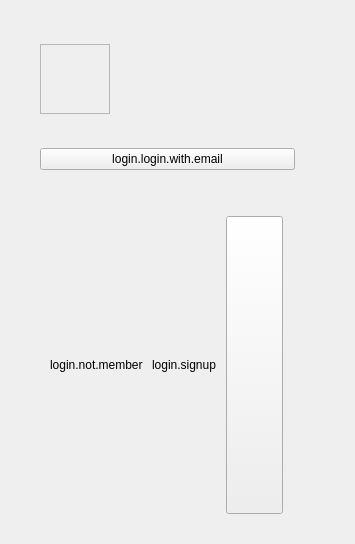
<?xml version="1.0" encoding="UTF-8"?>
<ui version="4.0">
 <class>SelectLoginPlatformView</class>
 <widget class="QWidget" name="SelectLoginPlatformView">
  <property name="geometry">
   <rect>
    <x>0</x>
    <y>0</y>
    <width>355</width>
    <height>544</height>
   </rect>
  </property>
  <property name="windowTitle">
   <string>Form</string>
  </property>
  <layout class="QVBoxLayout" name="verticalLayout_3" stretch="0">
   <property name="spacing">
    <number>0</number>
   </property>
   <property name="leftMargin">
    <number>0</number>
   </property>
   <property name="topMargin">
    <number>0</number>
   </property>
   <property name="rightMargin">
    <number>0</number>
   </property>
   <property name="bottomMargin">
    <number>0</number>
   </property>
   <item>
    <layout class="QHBoxLayout" name="horizontalLayout_5">
     <property name="spacing">
      <number>0</number>
     </property>
     <item>
      <spacer name="horizontalSpacer_7">
       <property name="sizeHint" stdset="0">
        <size>
         <width>40</width>
         <height>20</height>
        </size>
       </property>
      </spacer>
     </item>
     <item>
      <layout class="QVBoxLayout" name="verticalLayout_2">
       <property name="spacing">
        <number>10</number>
       </property>
       <property name="topMargin">
        <number>44</number>
       </property>
       <property name="rightMargin">
        <number>60</number>
       </property>
       <property name="bottomMargin">
        <number>30</number>
       </property>
       <item alignment="Qt::AlignLeft|Qt::AlignTop">
        <widget class="QScrollArea" name="platformButtonsScrollArea">
         <property name="sizePolicy">
          <sizepolicy hsizetype="Expanding" vsizetype="Expanding">
           <horstretch>0</horstretch>
           <verstretch>0</verstretch>
          </sizepolicy>
         </property>
         <property name="verticalScrollBarPolicy">
          <enum>Qt::ScrollBarAlwaysOff</enum>
         </property>
         <property name="horizontalScrollBarPolicy">
          <enum>Qt::ScrollBarAlwaysOff</enum>
         </property>
         <property name="widgetResizable">
          <bool>true</bool>
         </property>
         <widget class="QWidget" name="scrollAreaWidgetContents">
          <property name="geometry">
           <rect>
            <x>0</x>
            <y>0</y>
            <width>210</width>
            <height>332</height>
           </rect>
          </property>
          <layout class="QVBoxLayout" name="snsLoginButtonLayout">
           <property name="spacing">
            <number>10</number>
           </property>
           <property name="leftMargin">
            <number>0</number>
           </property>
           <property name="topMargin">
            <number>0</number>
           </property>
           <property name="rightMargin">
            <number>0</number>
           </property>
           <property name="bottomMargin">
            <number>0</number>
           </property>
          </layout>
         </widget>
        </widget>
       </item>
       <item>
        <layout class="QHBoxLayout" name="specialLoginLayout">
         <property name="spacing">
          <number>10</number>
         </property>
         <property name="leftMargin">
          <number>0</number>
         </property>
        </layout>
       </item>
       <item>
        <widget class="QLabel" name="orLabel">
         <property name="text">
          <string/>
         </property>
         <property name="scaledContents">
          <bool>true</bool>
         </property>
        </widget>
       </item>
       <item>
        <widget class="QPushButton" name="defaultLoginWithEmailBtn">
         <property name="sizePolicy">
          <sizepolicy hsizetype="Preferred" vsizetype="Preferred">
           <horstretch>0</horstretch>
           <verstretch>0</verstretch>
          </sizepolicy>
         </property>
         <property name="text">
          <string>login.login.with.email</string>
         </property>
        </widget>
       </item>
       <item>
        <layout class="QHBoxLayout" name="horizontalLayout_6">
         <property name="spacing">
          <number>0</number>
         </property>
         <property name="topMargin">
          <number>36</number>
         </property>
         <property name="rightMargin">
          <number>2</number>
         </property>
         <item>
          <spacer name="horizontalSpacer_8">
           <property name="sizeHint" stdset="0">
            <size>
             <width>10</width>
             <height>0</height>
            </size>
           </property>
          </spacer>
         </item>
         <item>
          <widget class="QLabel" name="defaultNotAMemberLabel">
           <property name="sizePolicy">
            <sizepolicy hsizetype="Preferred" vsizetype="Preferred">
             <horstretch>0</horstretch>
             <verstretch>0</verstretch>
            </sizepolicy>
           </property>
           <property name="minimumSize">
            <size>
             <width>95</width>
             <height>14</height>
            </size>
           </property>
           <property name="text">
            <string>login.not.member</string>
           </property>
          </widget>
         </item>
         <item>
          <widget class="QToolButton" name="defaultSignupBtn">
           <property name="sizePolicy">
            <sizepolicy hsizetype="Preferred" vsizetype="Preferred">
             <horstretch>0</horstretch>
             <verstretch>0</verstretch>
            </sizepolicy>
           </property>
           <property name="text">
            <string>login.signup</string>
           </property>
           <property name="toolButtonStyle">
            <enum>Qt::ToolButtonTextOnly</enum>
           </property>
           <property name="autoRaise">
            <bool>true</bool>
           </property>
          </widget>
         </item>
         <item>
          <widget class="QLabel" name="loginFooterSeparatorDot">
           <property name="minimumSize">
            <size>
             <width>3</width>
             <height>3</height>
            </size>
           </property>
           <property name="maximumSize">
            <size>
             <width>3</width>
             <height>3</height>
            </size>
           </property>
           <property name="text">
            <string/>
           </property>
          </widget>
         </item>
         <item>
          <widget class="QToolButton" name="loginContactUsBtn">
           <property name="sizePolicy">
            <sizepolicy hsizetype="Preferred" vsizetype="Preferred">
             <horstretch>0</horstretch>
             <verstretch>0</verstretch>
            </sizepolicy>
           </property>
           <property name="text">
            <string/>
           </property>
           <property name="toolButtonStyle">
            <enum>Qt::ToolButtonTextOnly</enum>
           </property>
           <property name="autoRaise">
            <bool>false</bool>
           </property>
          </widget>
         </item>
         <item>
          <spacer name="horizontalSpacer_9">
           <property name="sizeHint" stdset="0">
            <size>
             <width>10</width>
             <height>0</height>
            </size>
           </property>
          </spacer>
         </item>
        </layout>
       </item>
      </layout>
     </item>
    </layout>
   </item>
  </layout>
 </widget>
 <resources/>
 <connections/>
</ui>
